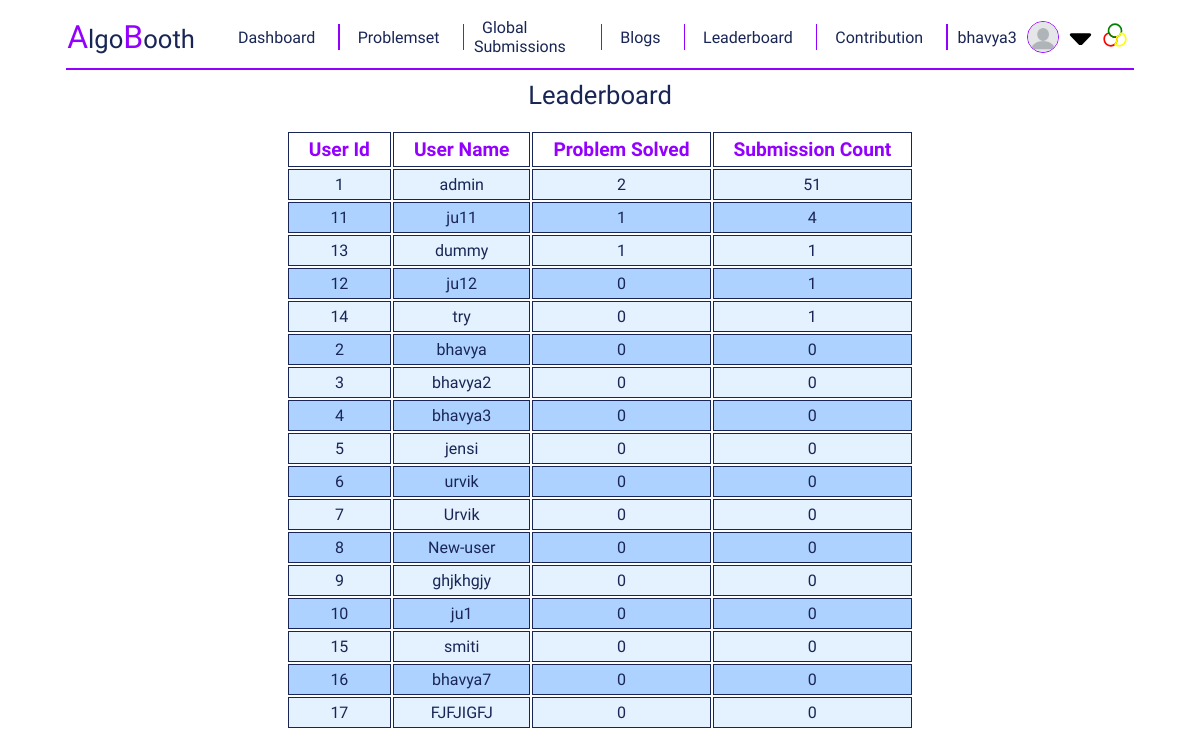
Page /problem/standing (signed in) on the committed database.
### register/models.py (models this page shows)
class CustomUser(AbstractUser):
    country = models.CharField(max_length=100,blank=True, null=True)
    university_name = models.CharField(max_length=100,blank=True, null=True)
    profile_image = models.ImageField(upload_to='profile_image/', blank=True, null=True,default='profile_image/blank-profile-picture.png')

### problemPage/views.py (the view)
# urls.py: path('standing' , standing , name = "standing_page"),
def standing(request) :
    users = CustomUser.objects.all()
    data = []
    for user in users :
        user_name = user
        user_id = user.id
        submission = Submission.objects.filter(user_id = user_id)
        submission_count = len(submission)
        problem_solved = Submission.objects.filter(user_id = user_id , verdict = getMessage(ACCEPTED)).values('problem_id').annotate(count = Count('problem_id')).count()
        data.append({
            "name" : user_name,
            "id" : user_id,
            "all" : submission_count,
            "ac" : problem_solved
        })
    data = sorted(data , key = lambda x : (-x['ac'] , -x['all']))
    return render(request , "standing_page.html" , {'data' : data})

### problemPage/config.py (called while the page is built)
def getMessage(id) :
    decode = {
        1 : "Compilation Error",
        2 : "Runtime Error",
        3 : "Wrong Answer",
        4 : "Time Limit Exceeded",
        5 : "Memory Limit Exceeded",
        6 : "Accepted"
    }
    return decode[id]

### problemPage/templates/standing_page.html (shortened to what this page needs)
{% extends "base.html" %}
{% load static %}
{% block add_css_file %}
    <link href='{% static "styles/standing_page.css" %}' rel="stylesheet">
{% endblock add_css_file %}
{% block content %}
    <div id = "standing-container">
        <div id = "header">
            Leaderboard
        </div>
        <div id = "standing-header" class = "submission-div">
            <table>
                <thead>
                    <th>User Id</th>
                    <th>User Name</th>
                    <th>Problem Solved</th>
                    <th>Submission Count</th>
                </thead>
                <tbody>
                    {% for row in data %}
                        <tr>
                            <td>{{row.id}}</td>
                            <td>{{row.name}}</td>
                            <td>{{row.ac}}</td>
                            <td>{{row.all}}</td>
                        </tr>
                    {% endfor %}
                </tbody>
            </table>
        </div>
    </div>
{% endblock content %}

### templates/base.html (shortened to what this page needs)
<!DOCTYPE html>
<html lang="en">
    <head>
        {% load static %}
        <link href='{% static "styles/base.css" %}' rel="stylesheet">
        <link href='{% static "styles/toast.css" %}' rel="stylesheet">
        {% block add_css_file %}{% endblock add_css_file %}
    </head>
    <body>
        <div id = "root">
            <div id = "navbar">
                <div id = "logo">
                    <span class = "special-char">A</span>lgo<span class = "special-char">B</span>ooth
                </div>
                <div id = "nav-item-div">
                    <div class = "nav-item">
                        <a href="{% url "dashboard" %}">Dashboard</a>
                    </div>
                    <div class = "nav-item">
                        <a href="{% url "problem_page" %}">Problemset</a>
                    </div>
                    <div class = "nav-item">
                        <a href="{% url "global_submissions" %}">Global Submissions</a>
                    </div>
                    <div class = "nav-item">
                        <a href="{% url "blog_page" %}">Blogs</a>
                    </div>
                    <div class = "nav-item">
                        <a href="{% url "standing_page" %}">Leaderboard</a>
                    </div>
                    <div class = "nav-item">
                        <a href="{% url "contribution_page" %}">Contribution</a>
                    </div>
                    {% if user.is_authenticated %}
                    <div class = "nav-item">
                        <div id = "my-select">
                            {{user}}
                            <img id = "profile-picture-nav" src="{{user.profile_image.url}}" alt="">
                            <img class = "icons" id = "drop-icon" src={% static "icons/drop.svg" %} alt="drop">
                        </div>
                    </div>
                    {%else%}
                    <div class = "vertical-line"></div>
                    <div class = "nav-item">
                        <a href="{% url "login" %}">Login</a>
                    </div>
                    {%endif%}
            </div>
            <div title = "Change Theme" class = "nav-item" id = "change-theme">
                <img class = "icons" src="{% static "icons/theme.svg" %}" alt="">
            </div>
            </div>
            <div class = "horizontal-line">
            </div>
            <div id = "container">
                {% block content %}{% endblock content %}
            </div>
        </div>
    </body>
</html>

### static/styles/base.css (style rules this page uses)
:root { --color-a: #45FFCA; --color-a-low: rgba(69,255,202,0.5); --color-a-theme-1: rgb(34, 34, 34); --color-a-theme-2: rgb(67, 66, 66); --color-b: yellow; --color-c: rgb(255, 255, 255); font-family: 'Mooli', sans-serif; background-color: #001524; color: var(--color-b); }
body { display: flex; flex-direction: column; }
.icons { height: 1.6rem; width: auto; }
#container { width: 90%; }
#root { display: flex; flex-direction: column; align-items: center; }
#navbar { display: flex; flex-direction: row; border-radius: 5px; align-items: center; padding: 5px; width: 90%; }
#nav-item-div { width: 90%; display: flex; flex-direction: row; gap: 10px; align-items: center; padding: 5px; justify-content: space-evenly; }
.nav-item { padding-right: 5px; color: var(--color-b); }
.nav-item a { padding: 8px; text-decoration: none; color: var(--color-b); }
#logo { margin-right: 30px; font-size: 1.6rem; }
.special-char { color: var(--color-a); font-size: 2rem; }
.horizontal-line { width: 90%; margin-top: 2px; margin-bottom: 10px; border: 1px solid var(--color-a); }
#change-theme { cursor: pointer; }
#my-select { display: flex; align-items: center; }
#drop-icon { position: relative; top: -5px; }
#profile-picture-nav { height: 30px; width: 30px; margin-right: 10px; margin-left: 10px; border-radius: 100%; border: 1px solid var(--color-a); }

### static/styles/standing_page.css (style rules this page uses)
#standing-container { display: flex; flex-direction: column; align-items: center; justify-content: center; }
#header { font-size: 1.6rem; margin-bottom: 20px; }
tr { border: 1px solid var(--color-b); }
th , td { border: 1px solid var(--color-b); border-collapse: collapse; text-align: center; padding: 5px; }
th { font-size: 1.2rem; color: var(--color-a); padding: 5px 20px; }
tr:nth-of-type(even) { background-color: var(--color-a-theme-1); }
tbody tr:nth-of-type(odd) { background-color: var(--color-a-theme-2); }

### rows in the picture
CustomUser: username "bhavya3", profile_image (placeholder picture), id "4", name "bhavya3", ac "0", all "0"
CustomUser: id "1", name "admin", ac "2", all "51"
CustomUser: id "11", name "ju11", ac "1", all "4"
CustomUser: id "13", name "dummy", ac "1", all "1"
CustomUser: id "12", name "ju12", ac "0", all "1"
CustomUser: id "14", name "try", ac "0", all "1"
CustomUser: id "2", name "bhavya", ac "0", all "0"
CustomUser: id "3", name "bhavya2", ac "0", all "0"
CustomUser: id "5", name "jensi", ac "0", all "0"
CustomUser: id "6", name "urvik", ac "0", all "0"
CustomUser: id "7", name "Urvik", ac "0", all "0"
CustomUser: id "8", name "New-user", ac "0", all "0"
CustomUser: id "9", name "ghjkhgjy", ac "0", all "0"
CustomUser: id "10", name "ju1", ac "0", all "0"
CustomUser: id "15", name "smiti", ac "0", all "0"
CustomUser: id "16", name "bhavya7", ac "0", all "0"
CustomUser: id "17", name "FJFJIGFJ", ac "0", all "0"
